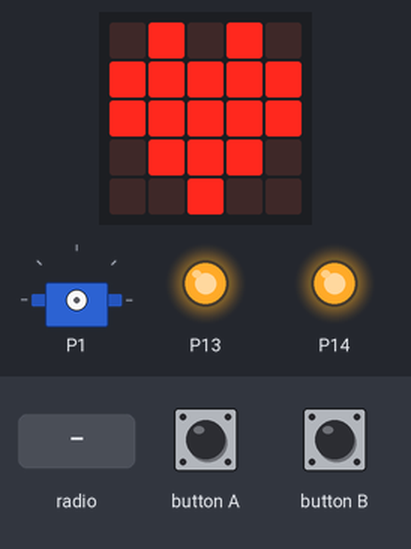
Bench run of a program on a simulated BBC micro:bit (MakeCode). On the bench: the board's 5×5 LED display, servo, output pins drawn as LEDs (lit = HIGH). The test bench sets the inputs (shaded band).

Above: at 3.8 s.
3.9 s: button A pressed for 0.15 s
7.0 s: button B pressed for 0.15 s
At 7.4 s:
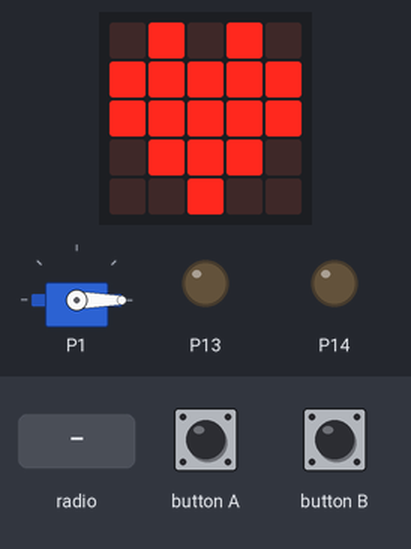
8.6 s: radio message "3241" arrives
At 10.1 s:
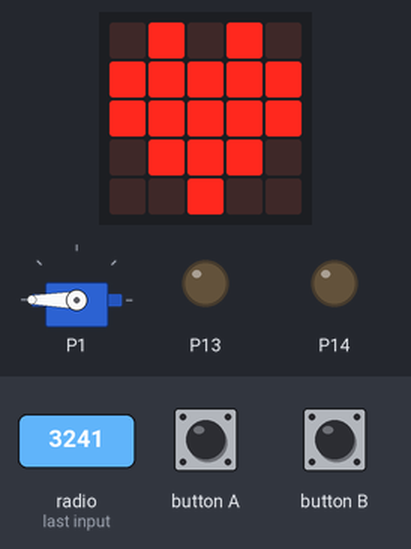
10.5 s: radio message "hei" arrives
At 11.8 s:
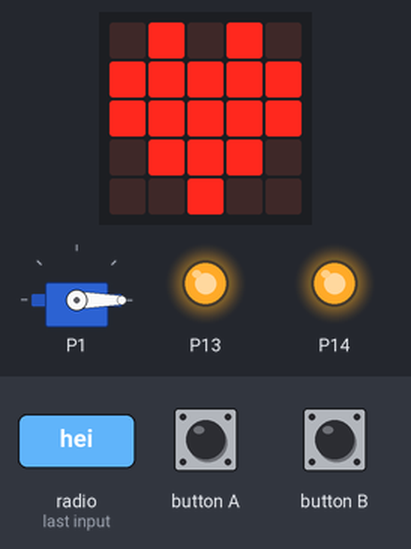
Timing chart, 0 to 17.0 s (numbered marks = the images above; inputs shaded):
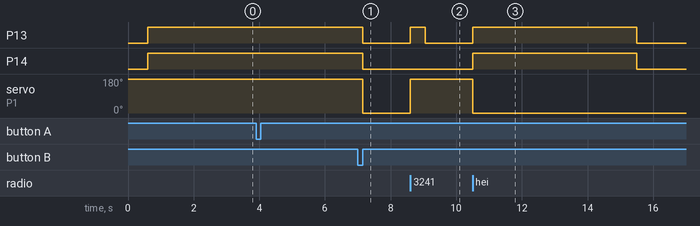

Measured:
- after the input at 7.0 s, P13, P14: HIGH → LOW after 0.15 s; servo on P1: 180° → 0° after 0.15 s
- after the input at 8.6 s, P13: LOW → HIGH at once, → LOW 0.45 s later; servo on P1: 0° → 180° at once
- after the input at 10.5 s, P13, P14: LOW → HIGH at once, → LOW 5.0 s later; servo on P1: 180° → 0° at once

The program:

main.ts
```typescript
radio.onReceivedNumber(function (receivedNumber) {
    if (receivedNumber == 3241) {
        Lås_åpen()
        Glys_på()
    } else if (receivedNumber < 3241) {
        Rlys_på()
        basic.pause(2000)
        Rlys_av()
    } else if (receivedNumber > 3241) {
        Rlys_på()
        basic.pause(2000)
        Rlys_av()
    }
})
function Glys_av () {
    pins.digitalWritePin(DigitalPin.P13, 0)
}
input.onButtonPressed(Button.A, function () {
    Lås_åpen()
    Glys_på()
    Rlys_på()
    basic.pause(5000)
    Glys_av()
    Rlys_av()
})
radio.onReceivedString(function (receivedString) {
    if (receivedString == "hei") {
        Lås_låst()
        Glys_på()
        Rlys_på()
        basic.pause(5000)
        Glys_av()
        Rlys_av()
    }
})
input.onButtonPressed(Button.B, function () {
    Lås_låst()
    Glys_av()
    Rlys_av()
})
function Rlys_av () {
    pins.digitalWritePin(DigitalPin.P14, 0)
}
function Lås_åpen () {
    pins.servoWritePin(AnalogPin.P1, 180)
}
function Lås_låst () {
    pins.servoWritePin(AnalogPin.P1, 0)
}
function Glys_på () {
    pins.digitalWritePin(DigitalPin.P13, 1)
}
function Rlys_på () {
    pins.digitalWritePin(DigitalPin.P14, 1)
}
basic.showIcon(IconNames.Heart)
radio.setGroup(125)
Glys_på()
Rlys_på()
basic.pause(2000)
```

test.ts
```typescript
// testene settes inn her; disse vil ikke kompilert så lenge denne pakken blir brukt som en utvidelse.
```
